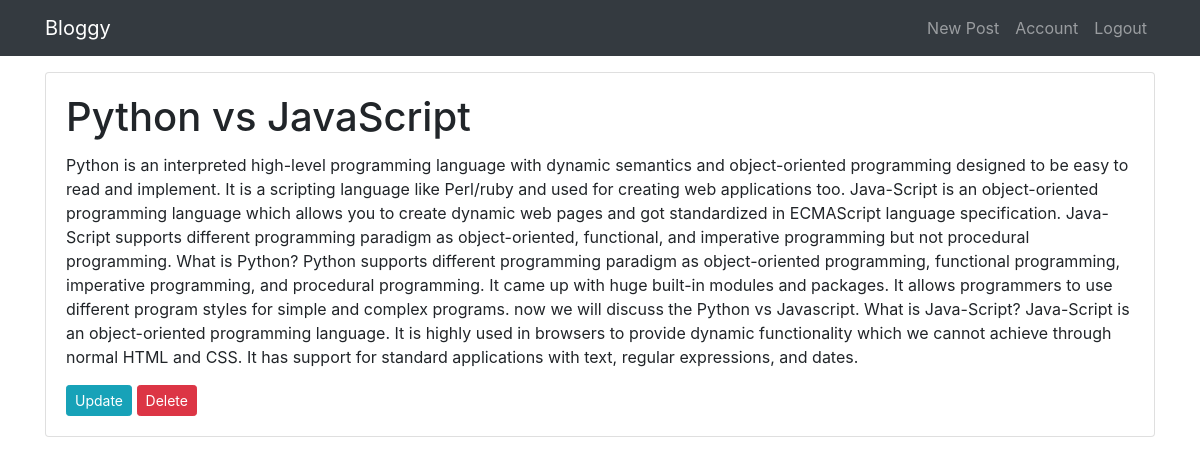
Page /post/2 (signed in) on the committed database.
### bloggy/models.py (models this page shows, shortened)
class Posts(db.Model):
    id = db.Column(db.Integer, primary_key=True)
    title = db.Column(db.String(100), nullable=False)
    date_posted = db.Column(db.DateTime, nullable=False,
                            default=datetime.utcnow())
    content = db.Column(db.Text, nullable=False)
    user_id = db.Column(db.Integer, db.ForeignKey('users.id'), nullable=False)

### bloggy/routes.py (the view)
@app.route('/post/<int:post_id>')
def post(post_id):
    post = Posts.query.get_or_404(post_id)
    return render_template('post.html',title=post.title,post=post)

### bloggy/models.py (called while the page is built)
@login_manager.user_loader
def load_user(user_id):
    return Users.query.get(int(user_id))

### bloggy/templates/post.html (shortened to what this page needs)
{% extends 'layout.html' %} {% block body %}
<div class="card">
  <div class="card-body">
    <h1 class="card-title">{{ post.title }}</h1>
    <p class="card-text">{{ post.content }}</p>
    {% if post.author == current_user %}
    <a href="{{ url_for('update_post',post_id=post.id) }}" class="btn btn-info btn-sm">Update</a>
    <button type="button" class="btn btn-danger btn-sm" data-toggle="modal" data-target="#DeleteModalCenter">Delete</button>
    {% endif %}
  </div>
</div>
{% endblock %}

### rows in the picture
Posts: title "Python vs JavaScript", content "Python is an interpreted high-level programming language with dynamic semantics and object-oriented programming designed to be easy to read and implement. It is a scripting language like Perl/ruby and used for creating web applications too. Java-Script is an object-oriented programming language which allows you to create dynamic web pages and got standardized in ECMAScript language specification. Java-Script supports different programming paradigm as object-oriented, functional, and imperative programming but not procedural programming. What is Python? Python supports different programming paradigm as object-oriented programming, functional programming, imperative programming, and…"
